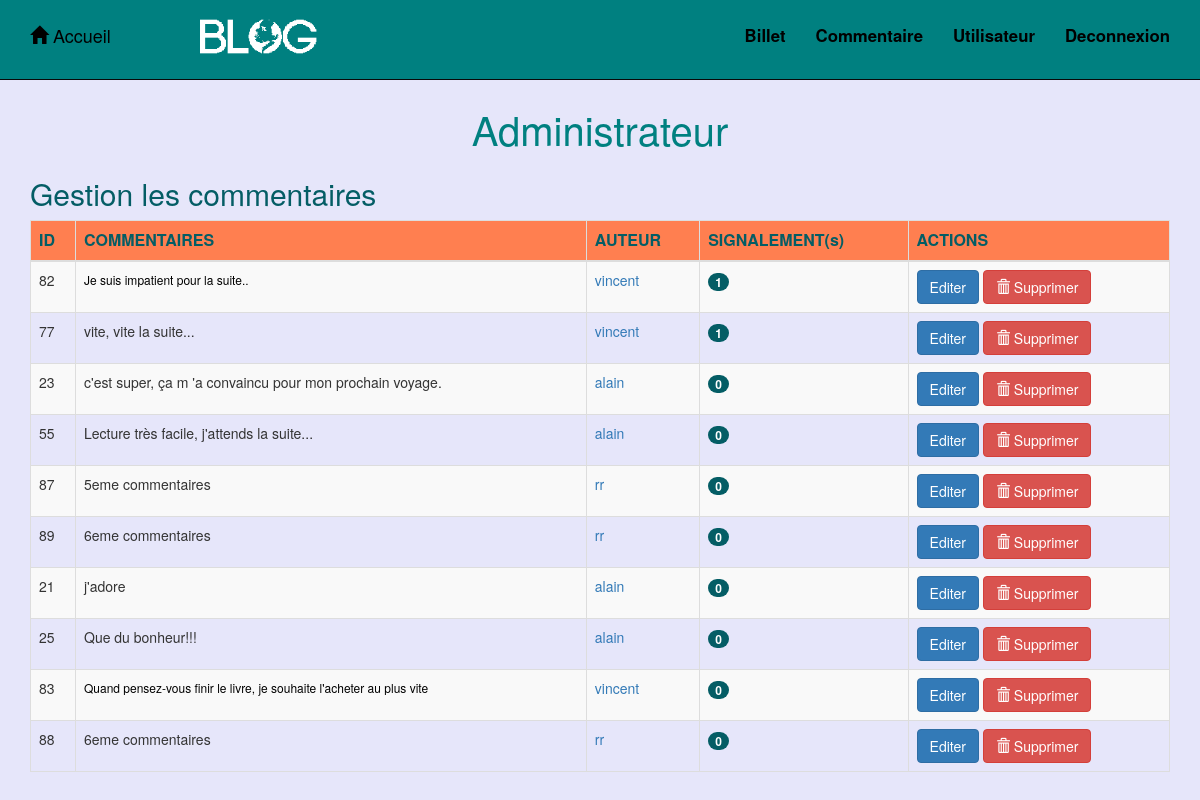
The app's page /index.php?p=admin.comments.index (signed in) with its own data.
### tables this page shows
CREATE TABLE IF NOT EXISTS `t_comment` (
  `id` int(11) NOT NULL AUTO_INCREMENT,
  `content` varchar(500) NOT NULL,
  `bil_id` int(11) NOT NULL,
  `usr_id` int(11) NOT NULL,
  `commentDate` datetime NOT NULL DEFAULT CURRENT_TIMESTAMP,
  PRIMARY KEY (`id`),
  KEY `fk_bil_id` (`bil_id`),
  KEY `fk_com_usr` (`usr_id`)
);

CREATE TABLE IF NOT EXISTS `t_user` (
  `id` int(11) NOT NULL AUTO_INCREMENT,
  `name` varchar(50) NOT NULL,
  `password` varchar(88) NOT NULL,
  `salt` varchar(23) DEFAULT NULL,
  `role` varchar(50) NOT NULL,
  `isLocked` tinyint(1) DEFAULT '0',
  PRIMARY KEY (`id`)
);

### core/Controller/Controller.php (called while the page is built, shortened)
<?php
class Controller{
    protected $viewPath;
    protected function render($view, $variables = []) {
        extract($variables);
        require($this->viewPath . str_replace('.', '/', $view) . '.php');
    }
}

### app/Controller/Admin/CommentsController.php (called while the page is built, shortened)
<?php
class CommentsController extends AppController{
    public function index(){
        $comments = $this->comment->getCommentsWithReported();
        $this->render('admin.Comments.index', compact('comments', 'title'));
    }
}

### core/Table/Table.php (called while the page is built, shortened)
<?php
class Table
{
    protected $db;
    public function __construct(Database $db)
    {
        $this->db = $db;
    }
    public function query($statement, $attributes = null, $one = false){
        if($attributes){
            return $this->db->prepare(
                $statement,
                $attributes,
                str_replace('Table', 'Entity', get_class($this)),
                $one
            );
        } else {
            return $this->db->query(
                $statement,
                str_replace('Table', 'Entity', get_class($this)),
                $one
            );
        }
    }
}

### core/Database/MysqlDatabase.php (called while the page is built, shortened)
<?php
class MysqlDatabase extends Database {
    private $db_name;
    private $db_user;
    private $db_pass;
    private $db_host;
    private $pdo;
    public function __construct($db_name, $db_user = 'root', $db_pass = '', $db_host = 'localhost'){
        $this->db_name = $db_name;
        $this->db_user = $db_user;
        $this->db_pass = $db_pass;
        $this->db_host = $db_host;
    }
    private function getPDO(){
        if($this->pdo === null) {
            try {
                $pdo = new PDO('mysql:dbname=' . $this->db_name . ';host=' . $this->db_host .';charset=utf8',
                    $this->db_user, $this->db_pass);
            } catch (PDOException $e) {
                \App::error('La connexion à la base de donnée a échouée : ' .$e->getMessage());
               die();
            }
            $pdo->setAttribute(PDO::ATTR_ERRMODE, PDO::ERRMODE_EXCEPTION);
            $this->pdo = $pdo;
        }
        return $this->pdo;
    }
    public function query($statement, $class_name = null, $one = false){
        $req = $this->getPDO()->query($statement);
        if($class_name === null){
            $req->setFetchMode(PDO::FETCH_OBJ);
        } else {
            $req->setFetchMode(PDO::FETCH_CLASS, $class_name);
        }
        if($one) {
            $data = $req->fetch();
        } else {
            $data = $req->fetchAll();
        }
        return $data;
    }
}

### app/Table/CommentTable.php (called while the page is built, shortened)
<?php
class CommentTable extends Table{
    public function getCommentsWithReported(){
	    return $this->query("
        SELECT com.id as comId, content, name, com.usr_id, count(rep.com_id) as reported
        FROM `t_comment` as com
        LEFT JOIN t_report as rep ON com.id = rep.com_id
        LEFT JOIN t_user on com.usr_id = t_user.id
        GROUP BY com.id, content
        ORDER BY Reported DESC");
    }
}

### app/Autoloader.php (called while the page is built, shortened)
<?php
class Autoloader{
    static function autoload($class){
        if (strpos($class, __NAMESPACE__ . '\\') === 0){
            $class = str_replace(__NAMESPACE__ . '\\', '', $class);
            $class = str_replace('\\', '/', $class);
        }
    }
}

### core/Autoloader.php (called while the page is built, shortened)
<?php
class Autoloader{
    static function autoload($class){
        if (strpos($class, __NAMESPACE__ . '\\') === 0){
            $class = str_replace(__NAMESPACE__ . '\\', '', $class);
            $class = str_replace('\\', '/', $class);
        }
    }
}

### app/Entity/CommentEntity.php (called while the page is built, shortened)
<?php
class CommentEntity Extends Entity {
    protected $comId;
    protected $content;
    protected $name;
    public function getComId() {
        return $this->comId;
    }
    public function getName() {
        return $this->name;
    }
    public function getContent() {
        return $this->content;
    }
}

### app/Views/Admin/Comments/index.php (the view, shortened to what this page needs)
<h2 class="color-blue" >Gestion les commentaires</h2>
<table class="table table-bordered table-striped">
    <thead class="head-table color-blue">
    <tr>
        <td>ID</td>
        <td>COMMENTAIRES</td>
        <td>AUTEUR</td>
        <td>SIGNALEMENT(s)</td>
        <td>ACTIONS</td>
    </tr>
    </thead>
    <tbody>
        <?php foreach($comments as $comment): ?>
        <tr>
            <td><?= $comment->getComId(); ?></td>
            <td><?= $comment->getContent(); ?></td>
            <td><a href="?p=admin.users.edit&id=<?= $comment->usr_id; ?>">
                   <?= ' ' . $comment->getName(); ?></a>
            </td>
            <td><span class="badge background-blue" data-toggle="tooltip" data-placement="right"
                title="Nombre de signalement pour ce commentaire"> <?= $comment->reported; ?> </span></td>
            <td>
                <a class="btn btn-primary" href="?p=admin.comments.edit&comId=<?= $comment->getComId(); ?>">
                    Editer
                </a>
                <form action="?p=admin.comments.delete" onsubmit="return deleteConfirm();" method="post" style="display: inline;">
                    <button type="submit" class="btn btn-danger">
                        <span class="glyphicon glyphicon-trash"></span> Supprimer
                    </button>
                </form>
            </td>
        </tr>
        <?php endforeach; ?>
    </tbody>
</table>

### web/css/style.css (style rules this page uses)
body { background-repeat: no-repeat; background-attachment: fixed; background-position: center; font-family: Georgia, Arial, Verdana, sans-serif; font-size: 25px; background-color: #C3C5C5; padding-top: 54px; }
a:link, a:visited, a:hover, a:active { text-decoration: none; outline: none; }
.head-table { background-color: #FF7F50; }
thead { font-weight: bold; }
tbody tr { -webkit-transition: background-color 0.5s ease-out; -moz-transition: background-color 0.5s ease-out; -o-transition: background-color 0.5s ease-out; transition: background-color 0.5s ease-out; }

### web/css/alaska.css (style rules this page uses)
body { padding-top: 70px; background-color: #E6E6FA; }
.color-blue { color: #045d65; }
.background-blue { background-color: #045d65; }
.head-table { font-size: medium; font-weight: bold; }
.modal-body h3, p { font-size:12px; text-align: left; line-height: 20px; color: black; }
.head-table { background-color: #FF7F50; }

### records on screen
t_comment: id "82", content "Je suis impatient pour la suite..", usr.name "vincent", reported "1"
t_comment: id "77", content "vite, vite la suite...", usr.name "vincent", reported "1"
t_comment: id "23", content "c'est super, ça m 'a convaincu pour mon prochain voyage.", usr.name "alain", reported "0"
t_comment: id "55", content "Lecture très facile, j'attends la suite...", usr.name "alain", reported "0"
t_comment: id "87", content "5eme commentaires", usr.name "rr", reported "0"
t_comment: id "89", content "6eme commentaires", usr.name "rr", reported "0"
t_comment: id "21", content "j'adore", usr.name "alain", reported "0"
t_comment: id "25", content "Que du bonheur!!!", usr.name "alain", reported "0"
t_comment: id "83", content "Quand pensez-vous finir le livre, je souhaite l'acheter au plus vite", usr.name "vincent", reported "0"
t_comment: id "88", content "6eme commentaires", usr.name "rr", reported "0"

### other values on screen
$title "Administrateur"
